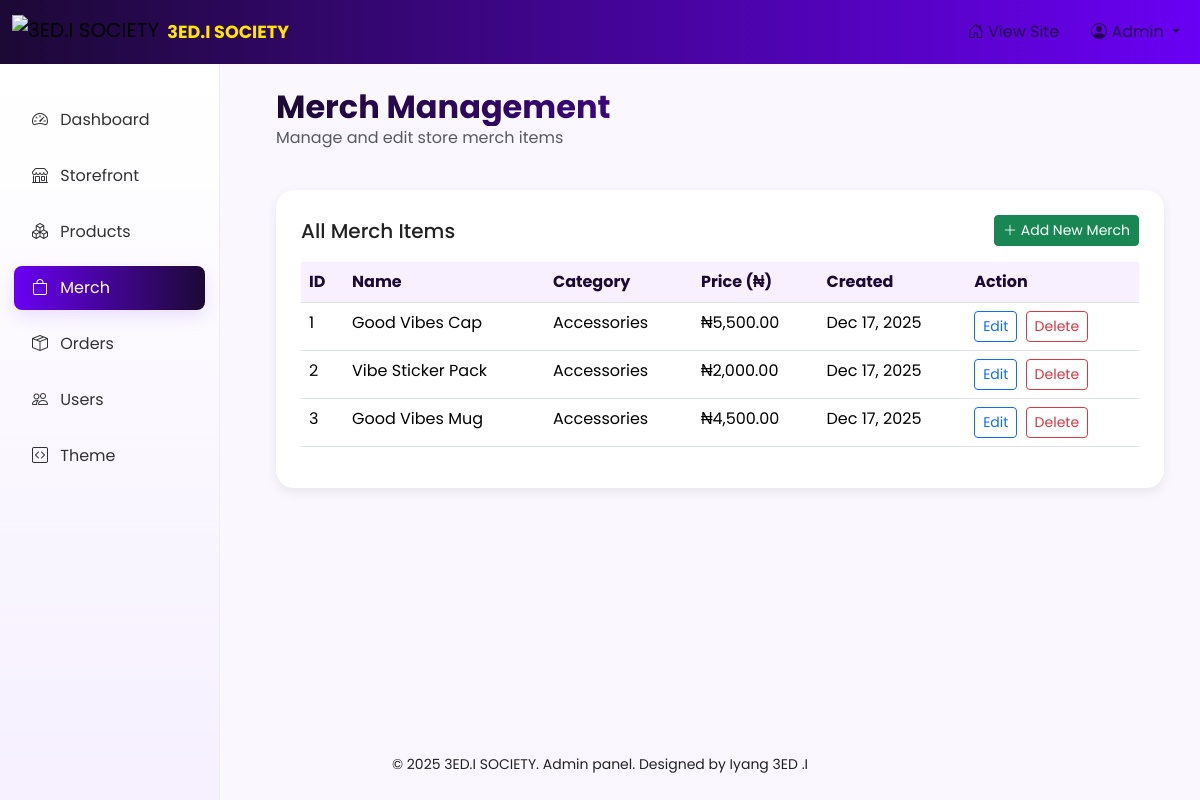
Page /admin/merch.php (signed in) on the earlier database version.
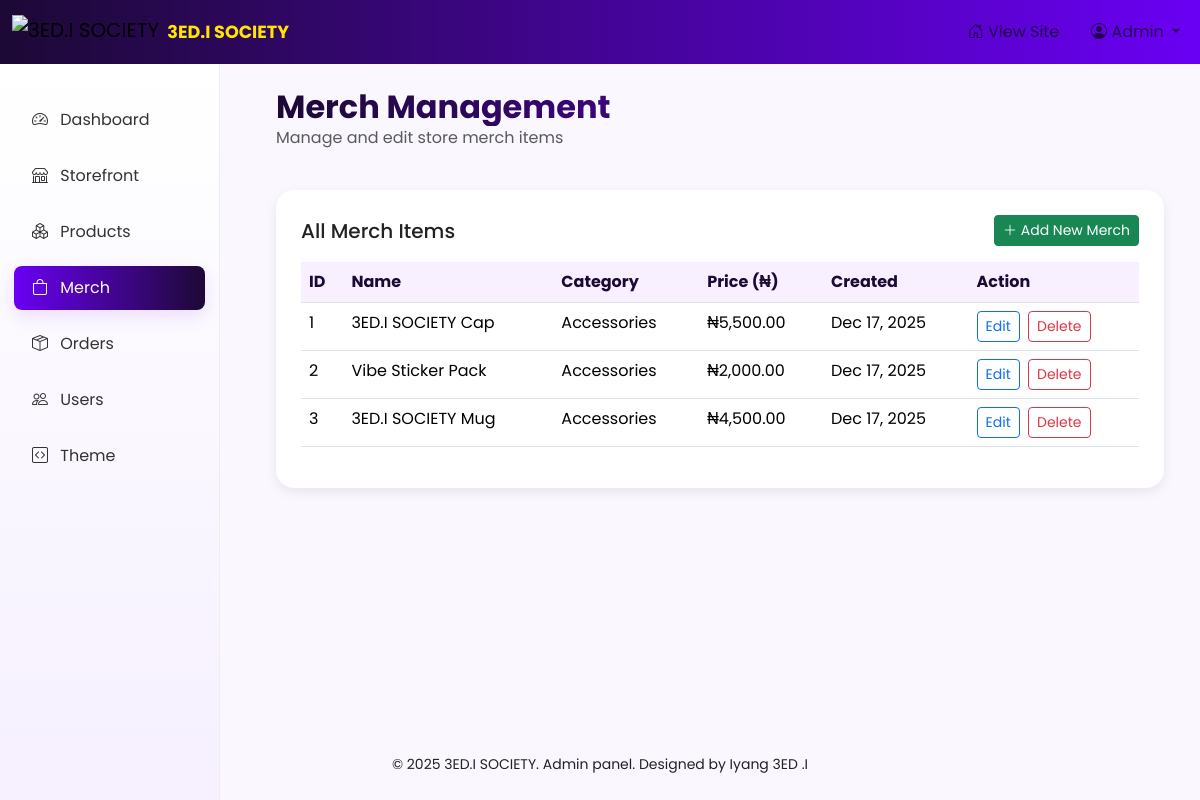
Same page on the later database version.
### tables this page shows
CREATE TABLE merch (
  id INT AUTO_INCREMENT PRIMARY KEY,
  product_name VARCHAR(255) NOT NULL,
  category VARCHAR(100),
  description TEXT,
  price DECIMAL(10,2),
  image VARCHAR(255),
  created_at TIMESTAMP DEFAULT CURRENT_TIMESTAMP
);

### admin/merch.php (the view, shortened to what this page needs)
<?php
require '../db_connect.php';
$merchItems = $conn->query("SELECT id, product_name, category, price, created_at FROM merch ORDER BY created_at DESC");
?>
<?php include __DIR__ . '/../theme/header.php'; ?>
<div class="container-fluid">
  <div class="row mb-4">
    <div class="col-12">
      <h2 class="mb-0">Merch Management</h2>
      <p class="text-muted">Manage and edit store merch items</p>
    </div>
  </div>
  <div class="gv-card">
    <div class="d-flex justify-content-between align-items-center mb-3">
      <h5 class="mb-0">All Merch Items</h5>
      <a href="add_merch.php" class="btn btn-success btn-sm">
        <i class="bi bi-plus-lg"></i> Add New Merch
      </a>
    </div>
    <div class="table-responsive">
      <table class="table table-hover">
        <thead>
          <tr>
            <th>ID</th>
            <th>Name</th>
            <th>Category</th>
            <th>Price (₦)</th>
            <th>Created</th>
            <th>Action</th>
          </tr>
        </thead>
        <tbody>
          <?php if ($merchItems && $merchItems->num_rows > 0): ?>
            <?php while ($merch = $merchItems->fetch_assoc()): ?>
              <tr>
                <td><?php echo $merch['id']; ?></td>
                <td><?php echo htmlspecialchars($merch['product_name']); ?></td>
                <td><?php echo htmlspecialchars($merch['category'] ?? ''); ?></td>
                <td>₦<?php echo number_format($merch['price'], 2); ?></td>
                <td><?php echo isset($merch['created_at']) ? date('M j, Y', strtotime($merch['created_at'])) : ''; ?></td>
                <td>
                  <a href="merch.php?edit=<?php echo $merch['id']; ?>" class="btn btn-sm btn-outline-primary me-1">
                    Edit
                  </a>
                  <a href="merch.php?delete=<?php echo $merch['id']; ?>"
                     class="btn btn-sm btn-outline-danger"
                     onclick="return confirm('Are you sure you want to delete this merch item?');">
                    Delete
                  </a>
                </td>
              </tr>
            <?php endwhile; ?>
          <?php else: ?>
            <tr>
              <td colspan="6" class="text-center text-muted py-4">No merch items found</td>
            </tr>
          <?php endif; ?>
        </tbody>
      </table>
    </div>
  </div>
</div>
<?php include __DIR__ . '/../theme/footer.php'; ?>

Differences in the rows shown:
changed merch id 1: product_name "Good Vibes Cap" → "3ED.I SOCIETY Cap"
changed merch id 3: product_name "Good Vibes Mug" → "3ED.I SOCIETY Mug"
